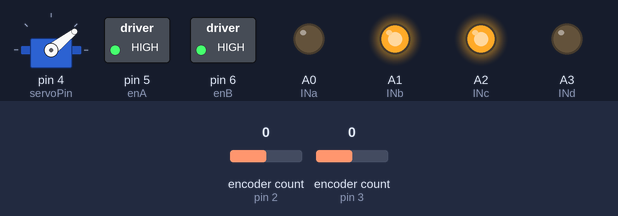
Recording of a sketch running on a simulated Arduino Nano, built with avr-gcc and run on an emulated ATmega328P. Parts: servo, switched loads named in the sketch (green lamp = pin HIGH), output pins drawn as LEDs (lit = HIGH). The inputs (shaded band) are chosen by the test bench; at power-on: encoder count (sensors on pin 2, pin 3) 0. What the sketch prints to the serial monitor is not drawn.

Above: at 0.1 s.
Timing chart, 0 to 1.6 s (numbered marks = the images above):
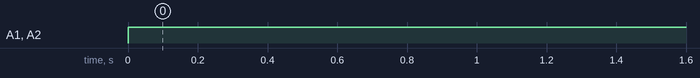

Measured:
- by itself, A1 (INb), A2 (INc): LOW → HIGH at 0.00 s

The sketch:

10m_car_challenge.ino
```cpp
#include <Encoder.h>
#include <Servo.h> //include the servo library
#include <Arduino.h>
#define servoPin 4
Servo steering;
#define enA 5
#define enB 6

#define INa A0
#define INb A1
#define INc A2
#define INd A3

Encoder encoderLeft(2, 11);
Encoder encoderRight(3, 12);
// Change these for whichever pins is necessary

void motors(int leftSpeed, int rightSpeed)
{
    // set individual motor speed
    // direction is set separately

    analogWrite(enA, leftSpeed);
    analogWrite(enB, rightSpeed);
}

void setup()
{
    steering.attach(servoPin); // attach our servo object to pin D4
    // the Servo library takes care of defining the PinMode declaration (libraries/Servo/src/avr/Servo.cpp line 240)

    // configure the motor control pins as outputs
    pinMode(INa, OUTPUT);
    pinMode(INb, OUTPUT);
    pinMode(INc, OUTPUT);
    pinMode(INd, OUTPUT);
    pinMode(enA, OUTPUT);
    pinMode(enB, OUTPUT);

    // initialise serial communication
    Serial.begin(9600);
    Serial.println("Arduino Nano is Running"); // sanity check

    motors(255, 255);

    steering.write(38); // set the servo to be central
}

void loop()
{

    float DIAMETER = 0.2;
    // maths:
    // 16 counts per rotation
    // diameter = x (m)
    // circumference = pi*x = c (m)
    // 10/c = total rotations = t
    // 16*t = total counts
    // overall:

    // total number of counts in 10m
    int totalCounts = (16 * (10 / (3.14159265 * (DIAMETER))));

    // encoder input
    long countsLeft = encoderLeft.read();
    long countsRight = encoderRight.read();

    while (countsLeft < totalCounts && countsRight < totalCounts)
    {
        digitalWrite(INa, LOW);
        digitalWrite(INb, HIGH);
        digitalWrite(INc, HIGH);
        digitalWrite(INd, LOW);
        Serial.println(countsLeft);
        Serial.println(countsRight);


        if (countsLeft == countsRight)
        {
            motors(255, 255);
            steering.write(38);
        }

        else if (countsLeft < countsRight)
        {
            motors(255, 200);
            steering.write(28);
        }

        else if (countsRight < countsLeft)
        {
            motors(200, 255);
            steering.write(48);
        }
    }

    digitalWrite(INa, LOW);
    digitalWrite(INb, LOW);
    digitalWrite(INc, LOW);
    digitalWrite(INd, LOW);
    delay(10000);

    return;
}
```
